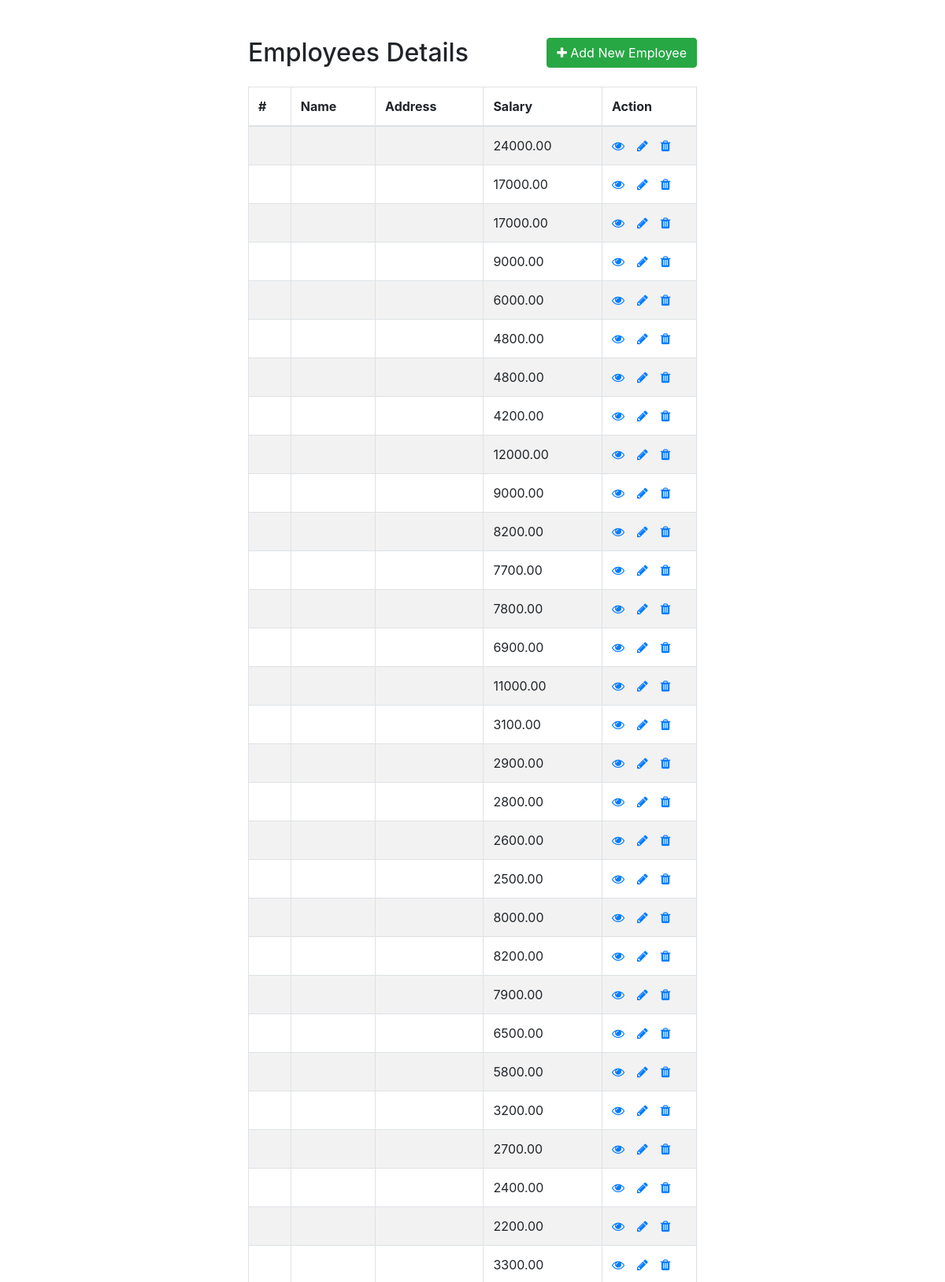
/tuesday17-5/index.php (upper part), run on the app's committed database.
### tables this page shows
CREATE TABLE `employees` (
  `employee_id` decimal(6,0) NOT NULL,
  `first_name` varchar(20) NOT NULL,
  `last_name` varchar(20) NOT NULL,
  `email` varchar(20) NOT NULL,
  `phone_number` varchar(20) NOT NULL,
  `hire_date` date NOT NULL,
  `job_id` varchar(10) NOT NULL,
  `salary` decimal(8,2) NOT NULL,
  `commission_pct` decimal(2,2) NOT NULL,
  `manager_id` decimal(6,0) NOT NULL,
  `department_id` decimal(4,0) NOT NULL
);

### tuesday17-5/index.php (the view, shortened to what this page needs)
<!DOCTYPE html>
<html lang="en">
<head>
    <link rel="stylesheet" href="https://stackpath.bootstrapcdn.com/bootstrap/4.5.2/css/bootstrap.min.css">
    <link rel="stylesheet" href="https://maxcdn.bootstrapcdn.com/font-awesome/4.7.0/css/font-awesome.min.css">
</head>
<body>
    <div class="wrapper">
        <div class="container-fluid">
            <div class="row">
                <div class="col-md-12">
                    <div class="mt-5 mb-3 clearfix">
                        <h2 class="pull-left">Employees Details</h2>
                        <a href="create.php" class="btn btn-success pull-right"><i class="fa fa-plus"></i> Add New Employee</a>
                    </div>
                    <?php
                    $sql = "SELECT * FROM employees";
                    if($result = mysqli_query($link, $sql)){
                        if(mysqli_num_rows($result) > 0){
                            echo '<table class="table table-bordered table-striped">';
                                echo "<thead>";
                                    echo "<tr>";
                                        echo "<th>#</th>";
                                        echo "<th>Name</th>";
                                        echo "<th>Address</th>";
                                        echo "<th>Salary</th>";
                                        echo "<th>Action</th>";
                                    echo "</tr>";
                                echo "</thead>";
                                echo "<tbody>";
                                while($row = mysqli_fetch_array($result)){
                                    echo "<tr>";
                                        echo "<td>" . $row['id'] . "</td>";
                                        echo "<td>" . $row['name'] . "</td>";
                                        echo "<td>" . $row['address'] . "</td>";
                                        echo "<td>" . $row['salary'] . "</td>";
                                        echo "<td>";
                                            echo '<a href="read.php?id='. $row['id'] .'" class="mr-3" title="View Record" data-toggle="tooltip"><span class="fa fa-eye"></span></a>';
                                            echo '<a href="update.php?id='. $row['id'] .'" class="mr-3" title="Update Record" data-toggle="tooltip"><span class="fa fa-pencil"></span></a>';
                                            echo '<a href="delete.php?id='. $row['id'] .'" title="Delete Record" data-toggle="tooltip"><span class="fa fa-trash"></span></a>';
                                        echo "</td>";
                                    echo "</tr>";
                                }
                                echo "</tbody>";
                            echo "</table>";
                        } else{
                            echo '<div class="alert alert-danger"><em>No records were found.</em></div>';
                        }
                    } else{
                        echo "Oops! Something went wrong. Please try again later.";
                    }
                    ?>
                </div>
            </div>
        </div>
    </div>
</body>
</html>

### tuesday17-5/index.php (style rules this page uses)
.wrapper { width: 600px; margin: 0 auto; }
table tr td:last-child { width: 120px; }

### data on the page
employees: salary "24000.00"
employees: salary "17000.00"
employees: salary "17000.00"
employees: salary "9000.00"
employees: salary "6000.00"
employees: salary "4800.00"
employees: salary "4800.00"
employees: salary "4200.00"
employees: salary "12000.00"
employees: salary "9000.00"
employees: salary "8200.00"
employees: salary "7700.00"
employees: salary "7800.00"
employees: salary "6900.00"
employees: salary "11000.00"
employees: salary "3100.00"
employees: salary "2900.00"
employees: salary "2800.00"
employees: salary "2600.00"
employees: salary "2500.00"
employees: salary "8000.00"
employees: salary "8200.00"
employees: salary "7900.00"
employees: salary "6500.00"
employees: salary "5800.00"
employees: salary "3200.00"
employees: salary "2700.00"
employees: salary "2400.00"
employees: salary "2200.00"
employees: salary "3300.00"
